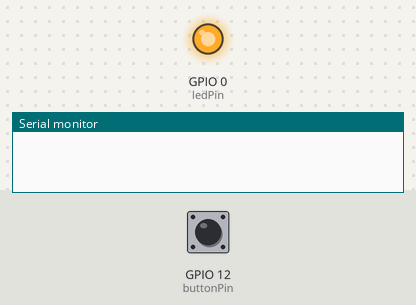
This sketch was run on a simulated ESP8266 (NodeMCU). On the bench: output pins drawn as LEDs (lit = HIGH), the last lines printed to the serial monitor. The inputs (shaded band) are chosen by the test bench; at power-on: GPIO 12 (buttonPin) LOW.

Above: at 1.2 s.
1.3 s: GPIO 12 (buttonPin) pulled HIGH for 0.15 s
At 2.1 s:
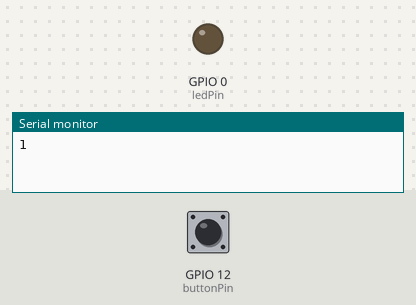
2.9 s: GPIO 12 (buttonPin) pulled HIGH for 1 s
At 3.3 s:
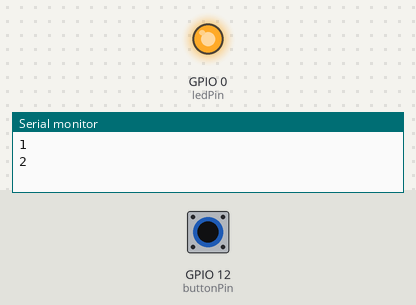
5.4 s: GPIO 12 (buttonPin) pulled HIGH for 3.2 s
At 6.4 s:
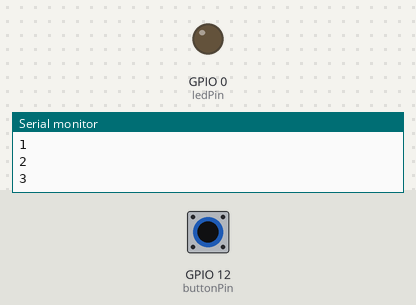
Timing chart, 0 to 8.4 s (numbered marks = the images above; inputs shaded):
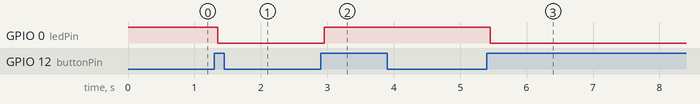

The sketch:

Debounced_HuzzahButton_withCounter.ino
```cpp
/*
  This is based on Arduino's button example and a simple webclient test with Huzzah ESP8266
  http://www.arduino.cc/en/Tutorial/Button


*/

#include <ESP8266WiFi.h>

// constants won't change. They're used here to set pin numbers:
const int buttonPin = 12;    // the number of the pushbutton pin
const int ledPin = 0;      // the number of the LED pin

// Variables will change:
int ledState = HIGH;         // the current state of the output pin
int buttonState;             // the current reading from the input pin
int lastButtonState = LOW;   // the previous reading from the input pin

int count = 0;

// the following variables are unsigned longs because the time, measured in
// milliseconds, will quickly become a bigger number than can be stored in an int.
unsigned long lastDebounceTime = 0;  // the last time the output pin was toggled
unsigned long debounceDelay = 50;    // the debounce time; increase if the output flickers

void setup() {
  Serial.begin(115200);
  pinMode(buttonPin, INPUT);
  pinMode(ledPin, OUTPUT);

  // set initial LED state
  digitalWrite(ledPin, ledState);
}

void loop() {
  // read the state of the switch into a local variable:
  int reading = digitalRead(buttonPin);

  // check to see if you just pressed the button
  // (i.e. the input went from LOW to HIGH), and you've waited long enough
  // since the last press to ignore any noise:

  // If the switch changed, due to noise or pressing:
  if (reading != lastButtonState) {
    // reset the debouncing timer
    lastDebounceTime = millis();
  }

  if ((millis() - lastDebounceTime) > debounceDelay) {
    // whatever the reading is at, it's been there for longer than the debounce
    // delay, so take it as the actual current state:

    // if the button state has changed:
    if (reading != buttonState) {
      buttonState = reading;

      // only toggle the LED if the new button state is HIGH
      if (buttonState == HIGH) {
        ledState = !ledState;
        count = count +1;
        Serial.println(count);
      }
    }
  }

  // set the LED:
  digitalWrite(ledPin, ledState);

  // save the reading. Next time through the loop, it'll be the lastButtonState:
  lastButtonState = reading;
}
```

Measured:
- after the input at 1.3 s, GPIO 0 (ledPin): HIGH → LOW after 0.05 s
- after the input at 2.9 s, GPIO 0 (ledPin): LOW → HIGH after 0.05 s
- after the input at 5.4 s, GPIO 0 (ledPin): HIGH → LOW after 0.05 s
